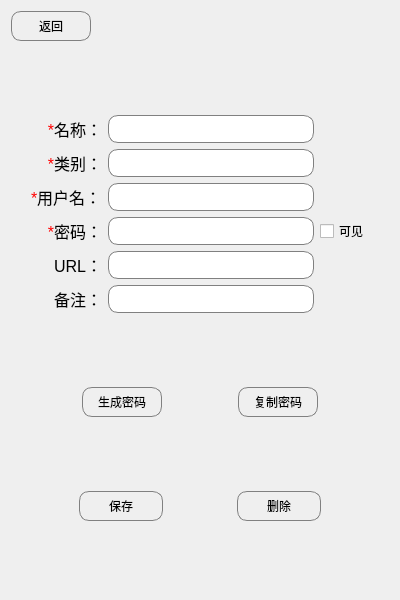
<?xml version="1.0" encoding="UTF-8"?>
<ui version="4.0">
 <class>UiPwdDetail</class>
 <widget class="QWidget" name="UiPwdDetail">
  <property name="geometry">
   <rect>
    <x>0</x>
    <y>0</y>
    <width>400</width>
    <height>600</height>
   </rect>
  </property>
  <property name="windowTitle">
   <string>Form</string>
  </property>
  <layout class="QVBoxLayout" name="verticalLayout">
   <item>
    <layout class="QHBoxLayout" name="horizontalLayout_3">
     <item>
      <widget class="QPushButton" name="button_return">
       <property name="minimumSize">
        <size>
         <width>80</width>
         <height>0</height>
        </size>
       </property>
       <property name="styleSheet">
        <string notr="true">QPushButton {
    border: 1px solid gray;
    border-radius: 10px;
    padding: 5px;
}</string>
       </property>
       <property name="text">
        <string>返回</string>
       </property>
      </widget>
     </item>
     <item>
      <spacer name="horizontalSpacer_7">
       <property name="orientation">
        <enum>Qt::Horizontal</enum>
       </property>
       <property name="sizeHint" stdset="0">
        <size>
         <width>40</width>
         <height>20</height>
        </size>
       </property>
      </spacer>
     </item>
    </layout>
   </item>
   <item>
    <spacer name="verticalSpacer">
     <property name="orientation">
      <enum>Qt::Vertical</enum>
     </property>
     <property name="sizeHint" stdset="0">
      <size>
       <width>20</width>
       <height>68</height>
      </size>
     </property>
    </spacer>
   </item>
   <item>
    <layout class="QGridLayout" name="gridLayout">
     <item row="1" column="1">
      <widget class="QLabel" name="label_2">
       <property name="font">
        <font>
         <pointsize>12</pointsize>
        </font>
       </property>
       <property name="text">
        <string>&lt;html&gt;&lt;head/&gt;&lt;body&gt;&lt;p&gt;&lt;span style=&quot; color:#ff0000;&quot;&gt;*&lt;/span&gt;类别：&lt;/p&gt;&lt;/body&gt;&lt;/html&gt;</string>
       </property>
       <property name="alignment">
        <set>Qt::AlignRight|Qt::AlignTrailing|Qt::AlignVCenter</set>
       </property>
      </widget>
     </item>
     <item row="4" column="1">
      <widget class="QLabel" name="label_4">
       <property name="font">
        <font>
         <pointsize>12</pointsize>
        </font>
       </property>
       <property name="text">
        <string>URL：</string>
       </property>
       <property name="alignment">
        <set>Qt::AlignRight|Qt::AlignTrailing|Qt::AlignVCenter</set>
       </property>
      </widget>
     </item>
     <item row="3" column="3">
      <widget class="QCheckBox" name="checkBox_showPwd">
       <property name="text">
        <string>可见</string>
       </property>
      </widget>
     </item>
     <item row="5" column="1">
      <widget class="QLabel" name="label_5">
       <property name="font">
        <font>
         <pointsize>12</pointsize>
        </font>
       </property>
       <property name="text">
        <string>备注：</string>
       </property>
       <property name="alignment">
        <set>Qt::AlignRight|Qt::AlignTrailing|Qt::AlignVCenter</set>
       </property>
      </widget>
     </item>
     <item row="5" column="2">
      <widget class="QLineEdit" name="lineEdit_pwdNotes">
       <property name="styleSheet">
        <string notr="true">QLineEdit {
    border: 1px solid gray;
    border-radius: 10px;
    padding: 5px;
}</string>
       </property>
      </widget>
     </item>
     <item row="3" column="4">
      <spacer name="horizontalSpacer_9">
       <property name="orientation">
        <enum>Qt::Horizontal</enum>
       </property>
       <property name="sizeType">
        <enum>QSizePolicy::Fixed</enum>
       </property>
       <property name="sizeHint" stdset="0">
        <size>
         <width>20</width>
         <height>20</height>
        </size>
       </property>
      </spacer>
     </item>
     <item row="4" column="2">
      <widget class="QLineEdit" name="lineEdit_pwdUrl">
       <property name="styleSheet">
        <string notr="true">QLineEdit {
    border: 1px solid gray;
    border-radius: 10px;
    padding: 5px;
}</string>
       </property>
      </widget>
     </item>
     <item row="0" column="2">
      <widget class="QLineEdit" name="lineEdit_pwdName">
       <property name="styleSheet">
        <string notr="true">QLineEdit {
    border: 1px solid gray;
    border-radius: 10px;
    padding: 5px;
}</string>
       </property>
      </widget>
     </item>
     <item row="0" column="1">
      <widget class="QLabel" name="label">
       <property name="font">
        <font>
         <pointsize>12</pointsize>
        </font>
       </property>
       <property name="text">
        <string>&lt;html&gt;&lt;head/&gt;&lt;body&gt;&lt;p&gt;&lt;span style=&quot; color:#ff0000;&quot;&gt;*&lt;/span&gt;名称：&lt;/p&gt;&lt;/body&gt;&lt;/html&gt;</string>
       </property>
       <property name="alignment">
        <set>Qt::AlignRight|Qt::AlignTrailing|Qt::AlignVCenter</set>
       </property>
      </widget>
     </item>
     <item row="3" column="2">
      <widget class="QLineEdit" name="lineEdit_password">
       <property name="styleSheet">
        <string notr="true">QLineEdit {
    border: 1px solid gray;
    border-radius: 10px;
    padding: 5px;
}</string>
       </property>
       <property name="echoMode">
        <enum>QLineEdit::Password</enum>
       </property>
      </widget>
     </item>
     <item row="1" column="2">
      <widget class="QLineEdit" name="lineEdit_pwdType">
       <property name="styleSheet">
        <string notr="true">QLineEdit {
    border: 1px solid gray;
    border-radius: 10px;
    padding: 5px;
}</string>
       </property>
      </widget>
     </item>
     <item row="3" column="0">
      <spacer name="horizontalSpacer_8">
       <property name="orientation">
        <enum>Qt::Horizontal</enum>
       </property>
       <property name="sizeType">
        <enum>QSizePolicy::Fixed</enum>
       </property>
       <property name="sizeHint" stdset="0">
        <size>
         <width>20</width>
         <height>20</height>
        </size>
       </property>
      </spacer>
     </item>
     <item row="3" column="1">
      <widget class="QLabel" name="label_3">
       <property name="font">
        <font>
         <pointsize>12</pointsize>
        </font>
       </property>
       <property name="text">
        <string>&lt;html&gt;&lt;head/&gt;&lt;body&gt;&lt;p&gt;&lt;span style=&quot; color:#ff0000;&quot;&gt;*&lt;/span&gt;密码：&lt;/p&gt;&lt;/body&gt;&lt;/html&gt;</string>
       </property>
       <property name="alignment">
        <set>Qt::AlignRight|Qt::AlignTrailing|Qt::AlignVCenter</set>
       </property>
      </widget>
     </item>
     <item row="2" column="1">
      <widget class="QLabel" name="label_6">
       <property name="font">
        <font>
         <pointsize>12</pointsize>
        </font>
       </property>
       <property name="text">
        <string>&lt;html&gt;&lt;head/&gt;&lt;body&gt;&lt;p&gt;&lt;span style=&quot; color:#ff0000;&quot;&gt;*&lt;/span&gt;用户名：&lt;/p&gt;&lt;/body&gt;&lt;/html&gt;</string>
       </property>
      </widget>
     </item>
     <item row="2" column="2">
      <widget class="QLineEdit" name="lineEdit_username">
       <property name="styleSheet">
        <string notr="true">QLineEdit {
    border: 1px solid gray;
    border-radius: 10px;
    padding: 5px;
}</string>
       </property>
      </widget>
     </item>
    </layout>
   </item>
   <item>
    <spacer name="verticalSpacer_2">
     <property name="orientation">
      <enum>Qt::Vertical</enum>
     </property>
     <property name="sizeHint" stdset="0">
      <size>
       <width>20</width>
       <height>67</height>
      </size>
     </property>
    </spacer>
   </item>
   <item>
    <layout class="QHBoxLayout" name="horizontalLayout">
     <item>
      <spacer name="horizontalSpacer_2">
       <property name="orientation">
        <enum>Qt::Horizontal</enum>
       </property>
       <property name="sizeHint" stdset="0">
        <size>
         <width>40</width>
         <height>20</height>
        </size>
       </property>
      </spacer>
     </item>
     <item>
      <widget class="QPushButton" name="button_genPwd">
       <property name="minimumSize">
        <size>
         <width>80</width>
         <height>0</height>
        </size>
       </property>
       <property name="styleSheet">
        <string notr="true">QPushButton {
    border: 1px solid gray;
    border-radius: 10px;
    padding: 5px;
}</string>
       </property>
       <property name="text">
        <string>生成密码</string>
       </property>
      </widget>
     </item>
     <item>
      <spacer name="horizontalSpacer">
       <property name="orientation">
        <enum>Qt::Horizontal</enum>
       </property>
       <property name="sizeHint" stdset="0">
        <size>
         <width>40</width>
         <height>20</height>
        </size>
       </property>
      </spacer>
     </item>
     <item>
      <widget class="QPushButton" name="button_copyPwd">
       <property name="minimumSize">
        <size>
         <width>80</width>
         <height>0</height>
        </size>
       </property>
       <property name="styleSheet">
        <string notr="true">QPushButton {
    border: 1px solid gray;
    border-radius: 10px;
    padding: 5px;
}</string>
       </property>
       <property name="text">
        <string>复制密码</string>
       </property>
      </widget>
     </item>
     <item>
      <spacer name="horizontalSpacer_3">
       <property name="orientation">
        <enum>Qt::Horizontal</enum>
       </property>
       <property name="sizeHint" stdset="0">
        <size>
         <width>40</width>
         <height>20</height>
        </size>
       </property>
      </spacer>
     </item>
    </layout>
   </item>
   <item>
    <spacer name="verticalSpacer_3">
     <property name="orientation">
      <enum>Qt::Vertical</enum>
     </property>
     <property name="sizeHint" stdset="0">
      <size>
       <width>20</width>
       <height>68</height>
      </size>
     </property>
    </spacer>
   </item>
   <item>
    <layout class="QHBoxLayout" name="horizontalLayout_2" stretch="8,7,8,7,8">
     <item>
      <spacer name="horizontalSpacer_5">
       <property name="orientation">
        <enum>Qt::Horizontal</enum>
       </property>
       <property name="sizeHint" stdset="0">
        <size>
         <width>40</width>
         <height>20</height>
        </size>
       </property>
      </spacer>
     </item>
     <item>
      <widget class="QPushButton" name="button_pwdSave">
       <property name="minimumSize">
        <size>
         <width>84</width>
         <height>0</height>
        </size>
       </property>
       <property name="styleSheet">
        <string notr="true">QPushButton {
    border: 1px solid gray;
    border-radius: 10px;
    padding: 5px;
}</string>
       </property>
       <property name="text">
        <string>保存</string>
       </property>
      </widget>
     </item>
     <item>
      <spacer name="horizontalSpacer_4">
       <property name="orientation">
        <enum>Qt::Horizontal</enum>
       </property>
       <property name="sizeHint" stdset="0">
        <size>
         <width>40</width>
         <height>20</height>
        </size>
       </property>
      </spacer>
     </item>
     <item>
      <widget class="QPushButton" name="button_pwdDelete">
       <property name="minimumSize">
        <size>
         <width>84</width>
         <height>0</height>
        </size>
       </property>
       <property name="styleSheet">
        <string notr="true">QPushButton {
    border: 1px solid gray;
    border-radius: 10px;
    padding: 5px;
}</string>
       </property>
       <property name="text">
        <string>删除</string>
       </property>
      </widget>
     </item>
     <item>
      <spacer name="horizontalSpacer_6">
       <property name="orientation">
        <enum>Qt::Horizontal</enum>
       </property>
       <property name="sizeHint" stdset="0">
        <size>
         <width>40</width>
         <height>20</height>
        </size>
       </property>
      </spacer>
     </item>
    </layout>
   </item>
   <item>
    <spacer name="verticalSpacer_4">
     <property name="orientation">
      <enum>Qt::Vertical</enum>
     </property>
     <property name="sizeHint" stdset="0">
      <size>
       <width>20</width>
       <height>67</height>
      </size>
     </property>
    </spacer>
   </item>
  </layout>
 </widget>
 <resources/>
 <connections/>
</ui>
